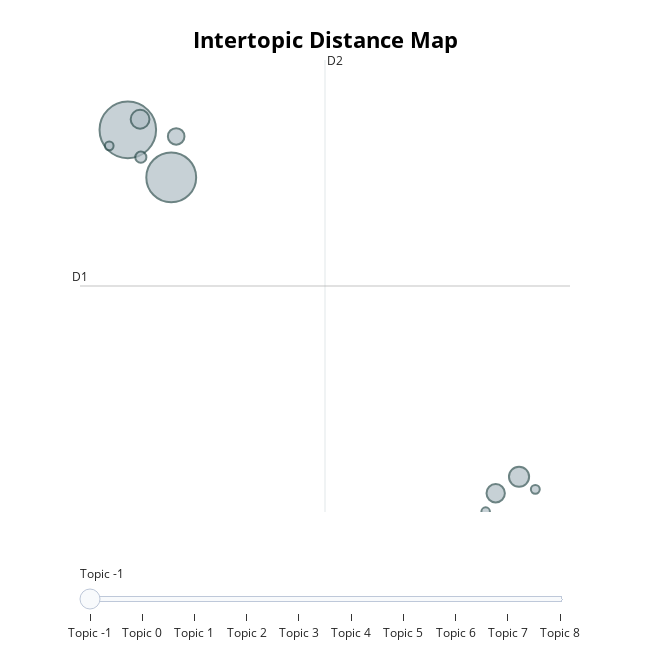

Write notebook code for a chart like this one.
### Code cell
visualize_topics(model)

### Figure 1 — Plotly figure (JSON) as saved in the notebook; plotly's stock layout.template omitted (floating-point values rounded to 4 significant figures)
{"data": [{"customdata": [[-1, "fashion | fast | fast fashion | clothes | like", 931], [0, "fashion | fast | fast fashion | clothes | like", 723], [1, "great | video | thank | climate town | amazing", 118], [2, "clothing | stuff | usa | great | quality", 103], [3, "shes | melusine | like | lancelot | dragon", 98], [4, "vegans | veganism | fashion | vegan | think", 80], [5, "books | book | tiktok | read | like", 36], [6, "battle pass | battle | pass | skin | pass skin", 23], [7, "student | students | money | data | discounts", 22], [8, "plt | gemma | indiyah | fashion | deal", 21]], "hovertemplate": "<b>Topic %{customdata[0]}</b><br>%{customdata[1]}<br>Size: %{customdata[2]}", "legendgroup": "", "marker": {"color": "#B0BEC5", "line": {"color": "DarkSlateGrey", "width": 2}, "size": [931, 723, 118, 103, 98, 80, 36, 23, 22, 21], "sizemode": "area", "sizeref": 0.5819, "symbol": "circle"}, "mode": "markers", "name": "", "orientation": "v", "showlegend": false, "type": "scatter", "x": [-4.222, -3.182, 5.145, -3.928, 4.586, -3.063, -3.91, 5.535, -4.666, 4.346], "xaxis": "x", "y": [7.868, 6.894, 0.7669, 8.085, 0.4286, 7.733, 7.309, 0.5092, 7.54, 0.05304], "yaxis": "y"}], "layout": {"annotations": [{"showarrow": false, "text": "D1", "x": -5.366, "y": 4.671, "yshift": 10}, {"showarrow": false, "text": "D2", "x": 0.4995, "xshift": 10, "y": 9.298}], "height": 650, "hoverlabel": {"bgcolor": "white", "font": {"family": "Rockwell", "size": 16}}, "legend": {"itemsizing": "constant", "tracegroupgap": 0}, "margin": {"t": 60}, "shapes": [{"line": {"color": "#CFD8DC", "width": 2}, "type": "line", "x0": 0.4995, "x1": 0.4995, "y0": 0.04508, "y1": 9.298}, {"line": {"color": "#9E9E9E", "width": 2}, "type": "line", "x0": -5.366, "x1": 6.365, "y0": 4.671, "y1": 4.671}], "sliders": [{"active": 0, "pad": {"t": 50}, "steps": [{"args": [{"marker.color": [["red", "#B0BEC5", "#B0BEC5", "#B0BEC5", "#B0BEC5", "#B0BEC5", "#B0BEC5", "#B0BEC5", "#B0BEC5", "#B0BEC5"]]}], "label": "Topic -1", "method": "update"}, {"args": [{"marker.color": [["#B0BEC5", "red", "#B0BEC5", "#B0BEC5", "#B0BEC5", "#B0BEC5", "#B0BEC5", "#B0BEC5", "#B0BEC5", "#B0BEC5"]]}], "label": "Topic 0", "method": "update"}, {"args": [{"marker.color": [["#B0BEC5", "#B0BEC5", "red", "#B0BEC5", "#B0BEC5", "#B0BEC5", "#B0BEC5", "#B0BEC5", "#B0BEC5", "#B0BEC5"]]}], "label": "Topic 1", "method": "update"}, {"args": [{"marker.color": [["#B0BEC5", "#B0BEC5", "#B0BEC5", "red", "#B0BEC5", "#B0BEC5", "#B0BEC5", "#B0BEC5", "#B0BEC5", "#B0BEC5"]]}], "label": "Topic 2", "method": "update"}, {"args": [{"marker.color": [["#B0BEC5", "#B0BEC5", "#B0BEC5", "#B0BEC5", "red", "#B0BEC5", "#B0BEC5", "#B0BEC5", "#B0BEC5", "#B0BEC5"]]}], "label": "Topic 3", "method": "update"}, {"args": [{"marker.color": [["#B0BEC5", "#B0BEC5", "#B0BEC5", "#B0BEC5", "#B0BEC5", "red", "#B0BEC5", "#B0BEC5", "#B0BEC5", "#B0BEC5"]]}], "label": "Topic 4", "method": "update"}, {"args": [{"marker.color": [["#B0BEC5", "#B0BEC5", "#B0BEC5", "#B0BEC5", "#B0BEC5", "#B0BEC5", "red", "#B0BEC5", "#B0BEC5", "#B0BEC5"]]}], "label": "Topic 5", "method": "update"}, {"args": [{"marker.color": [["#B0BEC5", "#B0BEC5", "#B0BEC5", "#B0BEC5", "#B0BEC5", "#B0BEC5", "#B0BEC5", "red", "#B0BEC5", "#B0BEC5"]]}], "label": "Topic 6", "method": "update"}, {"args": [{"marker.color": [["#B0BEC5", "#B0BEC5", "#B0BEC5", "#B0BEC5", "#B0BEC5", "#B0BEC5", "#B0BEC5", "#B0BEC5", "red", "#B0BEC5"]]}], "label": "Topic 7", "method": "update"}, {"args": [{"marker.color": [["#B0BEC5", "#B0BEC5", "#B0BEC5", "#B0BEC5", "#B0BEC5", "#B0BEC5", "#B0BEC5", "#B0BEC5", "#B0BEC5", "red"]]}], "label": "Topic 8", "method": "update"}]}], "title": {"font": {"color": "Black", "size": 22}, "text": "<b>Intertopic Distance Map</b>", "x": 0.5, "xanchor": "center", "y": 0.95, "yanchor": "top"}, "width": 650, "xaxis": {"anchor": "y", "domain": [0, 1], "range": [-5.366, 6.365], "title": {"text": ""}, "visible": false}, "yaxis": {"anchor": "x", "domain": [0, 1], "range": [0.04508, 9.298], "title": {"text": ""}, "visible": false}}}
